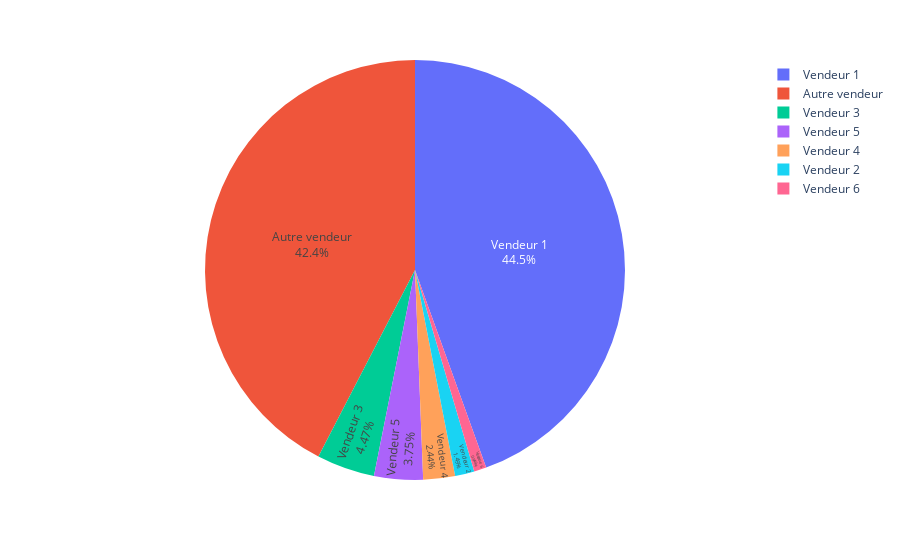

This figure's notebook cell:
### Markdown cell above
Sales by sellers

### Code cell
v = d.groupby(d['Vendeur'])['Montant cmd'].sum().reset_index()
ven = pd.DataFrame(v)

fig = px.pie(ven, names = 'Vendeur', values = 'Montant cmd')
fig.update_traces(textposition='inside', textinfo='percent+label')
fig.show()

### Figure 1 — Plotly figure (JSON) as saved in the notebook; plotly's stock layout.template omitted (floating-point values rounded to 4 significant figures)
{"data": [{"domain": {"x": [0, 1], "y": [0, 1]}, "hovertemplate": "Vendeur=%{label}<br>Montant cmd=%{value}<extra></extra>", "labels": ["Autre vendeur", "Vendeur 1", "Vendeur 2", "Vendeur 3", "Vendeur 4", "Vendeur 5", "Vendeur 6"], "legendgroup": "", "name": "", "showlegend": true, "textinfo": "percent+label", "textposition": "inside", "type": "pie", "values": [30249115, 31750774, 1063979, 3191896, 1744125, 2678113, 674815]}], "layout": {"legend": {"tracegroupgap": 0}, "margin": {"t": 60}}}
